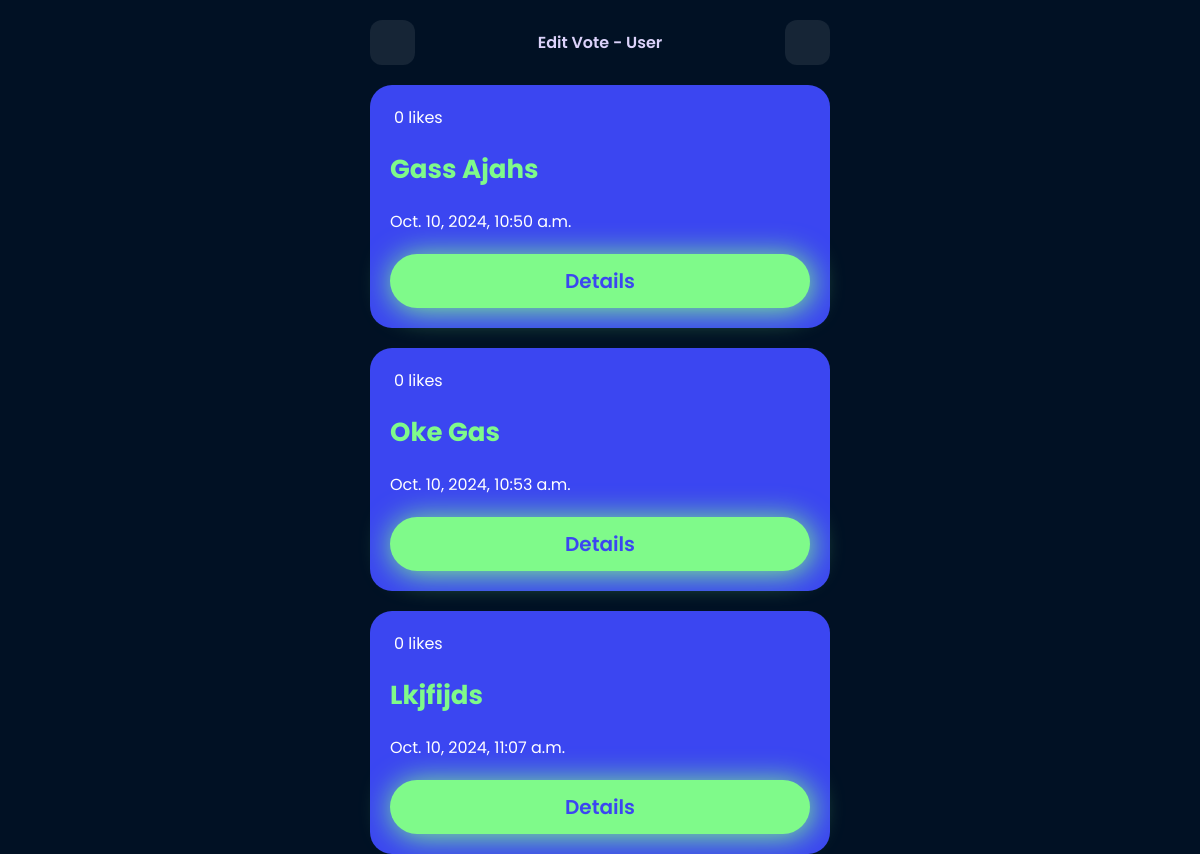
Page /vote/admin/ (signed in) on the earlier database version.
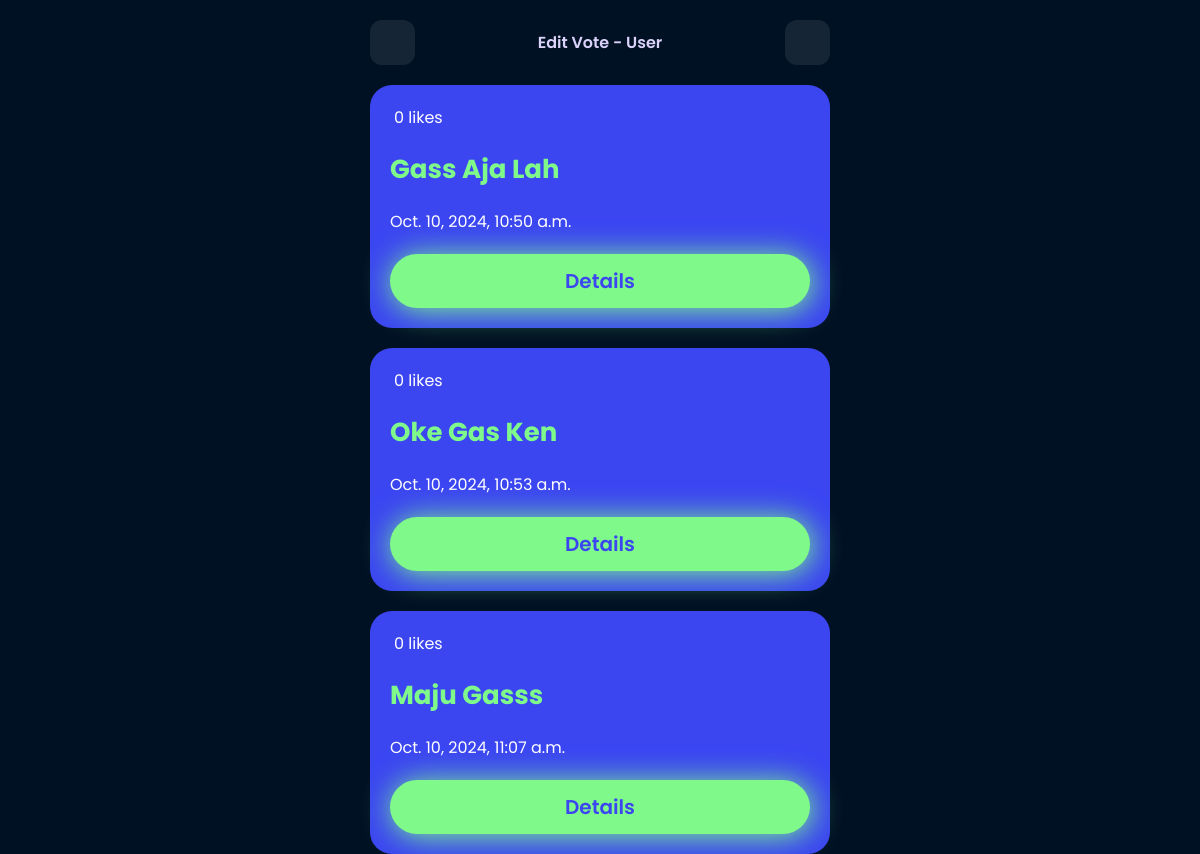
Same page on the later database version.
### vote_app/models.py (models this page shows, shortened)
class Vote(models.Model):
    title = models.CharField(max_length=200)
    description = models.TextField()
    key = models.CharField(max_length=100, unique=True)
    created = models.DateTimeField(auto_now_add=True)
    likes = models.ManyToManyField(User, related_name='liked_votes', blank=True, default=0)
    deadline = models.DateTimeField(null=True, blank=True)  # Batas waktu opsional
    created_by = models.ForeignKey(User, on_delete=models.CASCADE, related_name='votes_created')  # Tambahkan field ini
    def total_likes(self):
        return self.likes.count()

### vote_app/views.py (the view)
# urls.py: path('vote/admin/', views.admin_vote_list, name='admin_vote_list'),
@csrf_exempt
def admin_vote_list(request):
    user = request.user
    votes = Vote.objects.filter(created_by=user)  # Filter vote berdasarkan user yang login
    return render(request, 'admin_vote.html', {'votes': votes})

### templates/admin_vote.html (shortened to what this page needs)
{% load static %}
<!DOCTYPE html>
<html lang="en">
<head>
</head>
<body>
  <div class="container">
    <div class="top">
      <a href="{% url 'vote_list' %}"><ion-icon name="chevron-back-outline" id="icon"></ion-icon></a>
      <p style="text-transform: capitalize;">Edit Vote - {{ request.user.username }}</p>
      <a href="{% url 'create_vote' %}"><ion-icon name="add-circle" id="icon"></ion-icon></a>
    </div>
    <div class="vote">
      {% for vote in votes %}
      <div class="card" onclick="location.href='{% url 'edit_vote' vote.id %}';">
        <div class="item-top">
          <div class="top-user">
            <div style="display: flex; flex-direction: row; justify-content: center; align-items: center; gap: 4px;">
              <span style="color: white;">{{ vote.total_likes }} likes</span>
            </div>
          </div>
        </div>
        <div class="item-bottom">
          <div class="bottom-user">
            <h3 style="text-transform: capitalize; color: #7FFA8A;">{{ vote.title }}</h3>
            <span style="color: white;">{{ vote.created }}</span>
          </div>
          <a href="" class="btn-tap">Details</a>
        </div>
      </div>
      {% empty %}
      <div
        style="margin: 50px auto; background-color: #4f57f24b; padding: 20px; border-radius: 22px; text-align: center;">
        <span style="font-size: 100px;">😥</span>
        <p style="font-size: 20px; color: white;">Data vote belum ada!</p>
      </div>
      {% endfor %}
    </div>
  </div>
</body>
</html>

Differences in the rows shown:
changed Vote: title "Gass Ajahs" → "Gass Aja Lah"
changed Vote: title "Oke Gas" → "Oke Gas Ken"
changed Vote: title "Lkjfijds" → "Maju Gasss"
